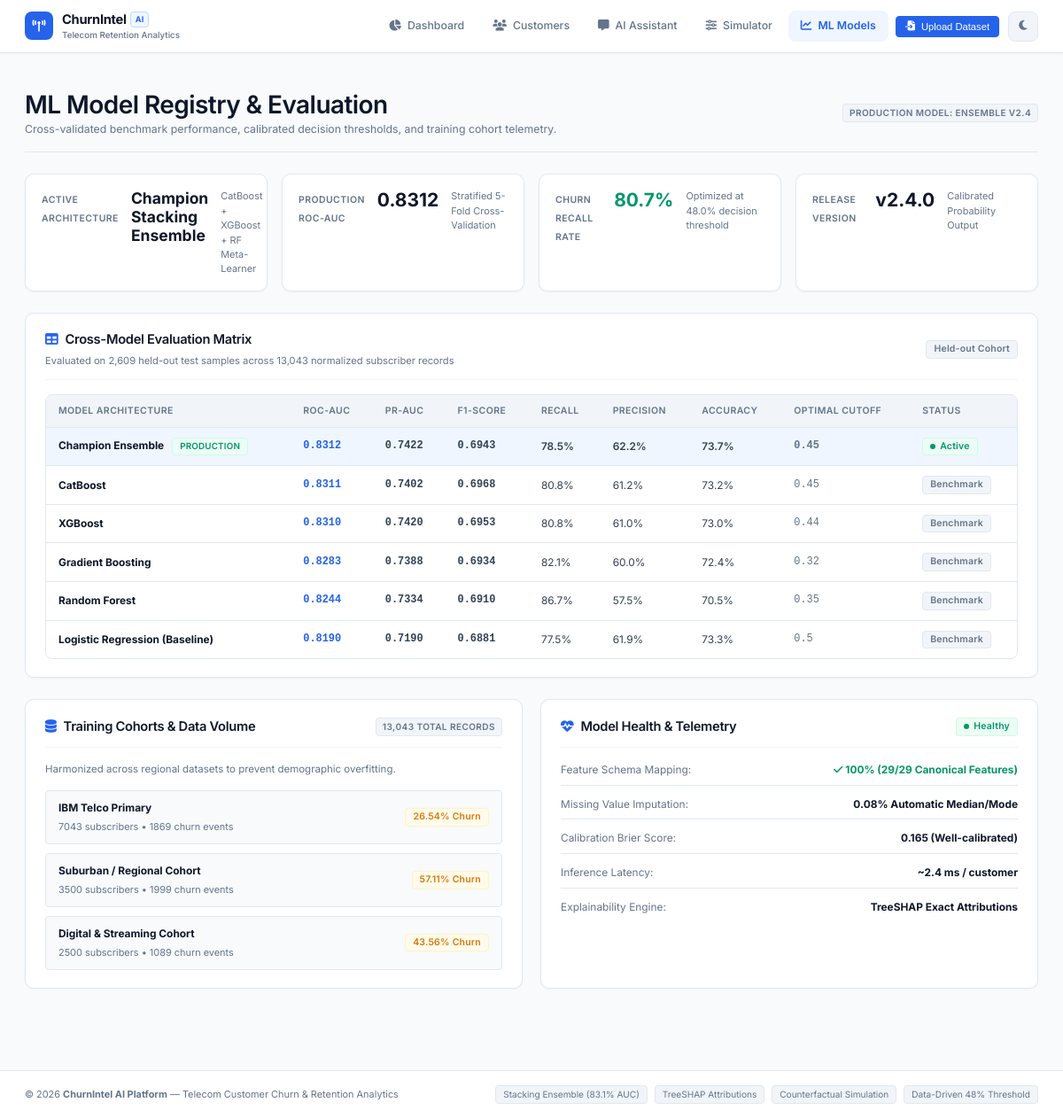
The app's page /models with its own data.
### app/models/database_models.py (models this page shows, shortened)
class ModelTracking(db.Model):
    __tablename__ = "model_tracking"
    run_id = db.Column(db.String(50), primary_key=True)
    model_name = db.Column(db.String(100), nullable=False)
    version = db.Column(db.String(50), nullable=False)
    accuracy = db.Column(db.Float, nullable=False)
    precision = db.Column(db.Float, nullable=False)
    recall = db.Column(db.Float, nullable=False)
    f1_score = db.Column(db.Float, nullable=False)
    roc_auc = db.Column(db.Float, nullable=False)
    pr_auc = db.Column(db.Float, nullable=False)
    hyperparameters = db.Column(db.JSON, nullable=True)
    trained_at = db.Column(db.DateTime, default=datetime.utcnow)
    is_production = db.Column(db.Boolean, default=False)

### app/routes/dashboard.py (the view)
@dashboard_bp.route("/models")
def model_benchmarking():
    has_active_data = session.get("has_active_data", False)
    dataset_name = session.get("dataset_name", "My Dataset")
    selected_company_id = session.get("company_id")
    current_company = Company.query.filter_by(company_id=selected_company_id).first() if selected_company_id else None
    tracked_models = ModelTracking.query.order_by(ModelTracking.roc_auc.desc()).all()
    metrics_data = {}
    if os.path.exists(Config.METRICS_PATH):
        with open(Config.METRICS_PATH, "r") as f:
            metrics_data = json.load(f)
    return render_template(
        "model_info.html",
        has_active_data=has_active_data,
        dataset_name=dataset_name,
        current_company=current_company,
        tracked_models=tracked_models,
        metrics_data=metrics_data
    )

### app/__init__.py (called while the page is built)
def create_app(config_class=Config):
    app = Flask(__name__)
    app.config.from_object(config_class)
    db.init_app(app)
    register_routes(app)
    @app.before_request
    def handle_company_context():
        from flask import request, session
        company_id_arg = request.args.get("company_id")
        if company_id_arg:
            session["company_id"] = company_id_arg
            session["has_active_data"] = True
    with app.app_context():
        try:
            seed_database_if_empty(app)
        except Exception as e:
            print(f"DB initialization notice: {e}")
    return app

### app/templates/model_info.html (shortened to what this page needs)
{% extends "base.html" %}
{% block content %}
<div class="page-header">
    <div>
        <h1>ML Model Registry & Evaluation</h1>
        <p class="subtitle">Cross-validated benchmark performance, calibrated decision thresholds, and training cohort telemetry.</p>
    </div>
    <div class="header-actions">
        <span class="source-indicator" style="margin-bottom: 0;">Production Model: Ensemble v2.4</span>
    </div>
</div>
<div class="kpi-grid">
    <div class="kpi-card">
        <div class="kpi-header">
            <span class="kpi-title">Active Architecture</span>
        </div>
        <div class="kpi-value" style="font-size: 1.25rem;">Champion Stacking Ensemble</div>
        <div class="kpi-subtext">CatBoost + XGBoost + RF Meta-Learner</div>
    </div>
    <div class="kpi-card">
        <div class="kpi-header">
            <span class="kpi-title">Production ROC-AUC</span>
        </div>
        <div class="kpi-value">0.8312</div>
        <div class="kpi-subtext">Stratified 5-Fold Cross-Validation</div>
    </div>
    <div class="kpi-card">
        <div class="kpi-header">
            <span class="kpi-title">Churn Recall Rate</span>
        </div>
        <div class="kpi-value" style="color: var(--success);">80.7%</div>
        <div class="kpi-subtext">Optimized at 48.0% decision threshold</div>
    </div>
    <div class="kpi-card">
        <div class="kpi-header">
            <span class="kpi-title">Release Version</span>
        </div>
        <div class="kpi-value">v2.4.0</div>
        <div class="kpi-subtext">Calibrated Probability Output</div>
    </div>
</div>
<div class="card" style="margin-bottom: 24px;">
    <div class="card-header">
        <div>
            <h3 style="margin-bottom: 2px;"><i class="fas fa-table" style="color: var(--primary);"></i> Cross-Model Evaluation Matrix</h3>
            <span style="font-size: 0.8rem; color: var(--text-muted);">Evaluated on 2,609 held-out test samples across 13,043 normalized subscriber records</span>
        </div>
        <span class="badge badge-neutral">Held-out Cohort</span>
    </div>
    <div class="table-container">
        <table class="data-table">
            <thead>
                <tr>
                    <th>Model Architecture</th>
                    <th>ROC-AUC</th>
                    <th>PR-AUC</th>
                    <th>F1-Score</th>
                    <th>Recall</th>
                    <th>Precision</th>
                    <th>Accuracy</th>
                    <th>Optimal Cutoff</th>
                    <th>Status</th>
                </tr>
            </thead>
            <tbody>
                {% if metrics_data and metrics_data.models %}
                    {% for m in metrics_data.models %}
                    <tr style="{% if 'Champion' in m.model_name %}background: #EFF6FF; font-weight: 600;{% endif %}">
                        <td>
                            <strong style="color: var(--text-main);">{{ m.model_name }}</strong>
                            {% if 'Champion' in m.model_name %}
                                <span class="badge badge-low" style="font-size: 0.7rem; margin-left: 6px;">PRODUCTION</span>
                            {% endif %}
                        </td>
                        <td style="font-family: monospace; font-weight: 700; color: var(--primary);">{{ "%.4f"|format(m.roc_auc) }}</td>
                        <td style="font-family: monospace; font-weight: 600;">{{ "%.4f"|format(m.pr_auc) }}</td>
                        <td style="font-family: monospace; font-weight: 600;">{{ "%.4f"|format(m.f1_score) }}</td>
                        <td>{{ "%.1f"|format(m.recall * 100) }}%</td>
                        <td>{{ "%.1f"|format(m.precision * 100) }}%</td>
                        <td>{{ "%.1f"|format(m.accuracy * 100) }}%</td>
                        <td style="font-family: monospace; color: var(--text-muted);">{{ m.optimal_threshold }}</td>
                        <td>
                            {% if 'Champion' in m.model_name %}
                                <span class="badge badge-low"><span class="badge-dot"></span> Active</span>
                            {% else %}
                                <span class="badge badge-neutral">Benchmark</span>
                            {% endif %}
                        </td>
                    </tr>
                    {% endfor %}
                {% endif %}
            </tbody>
        </table>
    </div>
</div>
<div class="grid-2" style="gap: 20px;">
    <div class="card">
        <div class="card-header">
            <h3><i class="fas fa-database" style="color: var(--primary);"></i> Training Cohorts & Data Volume</h3>
            <span class="source-indicator" style="margin-bottom: 0;">13,043 Total Records</span>
        </div>
        <p style="font-size: 0.82rem; color: var(--text-muted); margin-bottom: 14px;">
            Harmonized across regional datasets to prevent demographic overfitting.
        </p>
        {% if metrics_data and metrics_data.dataset_stats %}
            <div style="display: flex; flex-direction: column; gap: 10px;">
                {% for dname, dstats in metrics_data.dataset_stats.items() %}
                <div style="background: var(--bg-neutral); border: 1px solid var(--border-color); border-radius: var(--radius-sm); padding: 10px 14px; display: flex; justify-content: space-between; align-items: center;">
                    <div>
                        <strong style="color: var(--text-main); font-size: 0.85rem; display: block;">{{ dname }}</strong>
                        <span style="font-size: 0.78rem; color: var(--text-muted);">{{ dstats.total_rows }} subscribers &bull; {{ dstats.churn_count }} churn events</span>
                    </div>
                    <span class="badge badge-medium">{{ dstats.churn_rate }}% Churn</span>
                </div>
                {% endfor %}
            </div>
        {% endif %}
    </div>
    <div class="card">
        <div class="card-header">
            <h3><i class="fas fa-heartbeat" style="color: var(--primary);"></i> Model Health & Telemetry</h3>
            <span class="badge badge-low"><span class="badge-dot"></span> Healthy</span>
        </div>
        <div style="font-size: 0.85rem; display: flex; flex-direction: column; gap: 12px;">
            <div style="display: flex; justify-content: space-between; padding-bottom: 8px; border-bottom: 1px solid var(--border-color);">
                <span style="color: var(--text-muted);">Feature Schema Mapping:</span>
                <strong style="color: var(--success);"><i class="fas fa-check"></i> 100% (29/29 Canonical Features)</strong>
            </div>
            <div style="display: flex; justify-content: space-between; padding-bottom: 8px; border-bottom: 1px solid var(--border-color);">
                <span style="color: var(--text-muted);">Missing Value Imputation:</span>
                <strong style="color: var(--text-main);">0.08% Automatic Median/Mode</strong>
            </div>
            <div style="display: flex; justify-content: space-between; padding-bottom: 8px; border-bottom: 1px solid var(--border-color);">
                <span style="color: var(--text-muted);">Calibration Brier Score:</span>
                <strong style="color: var(--text-main);">0.165 (Well-calibrated)</strong>
            </div>
            <div style="display: flex; justify-content: space-between; padding-bottom: 8px; border-bottom: 1px solid var(--border-color);">
                <span style="color: var(--text-muted);">Inference Latency:</span>
                <strong style="color: var(--text-main);">~2.4 ms / customer</strong>
            </div>
            <div style="display: flex; justify-content: space-between;">
                <span style="color: var(--text-muted);">Explainability Engine:</span>
                <strong style="color: var(--text-main);">TreeSHAP Exact Attributions</strong>
            </div>
        </div>
    </div>
</div>
{% endblock %}

### app/templates/base.html (shortened to what this page needs)
<!DOCTYPE html>
<html lang="en">
<head>
    <link rel="stylesheet" href="https://cdnjs.cloudflare.com/ajax/libs/font-awesome/6.5.0/css/all.min.css">
    <link rel="stylesheet" href="{{ url_for('static', filename='css/main.css') }}">
</head>
<body>
    <nav class="navbar">
        <div class="nav-left">
            <a href="{{ url_for('dashboard.index') }}" class="nav-brand">
                <div class="brand-icon">
                    <i class="fas fa-tower-broadcast"></i>
                </div>
                <div class="brand-text">
                    <span class="brand-title">ChurnIntel <span class="brand-badge">AI</span></span>
                    <span class="brand-sub">Telecom Retention Analytics</span>
                </div>
            </a>
        </div>
        <div class="nav-links">
            <a href="{{ url_for('dashboard.index') }}" class="nav-link {% if request.endpoint == 'dashboard.index' %}active{% endif %}">
                <i class="fas fa-chart-pie"></i> <span>Dashboard</span>
            </a>
            <a href="{{ url_for('customers.customer_list') }}" class="nav-link {% if 'customers' in request.endpoint %}active{% endif %}">
                <i class="fas fa-users"></i> <span>Customers</span>
            </a>
            <a href="{{ url_for('assistant.assistant_page') }}" class="nav-link {% if 'assistant' in request.endpoint %}active{% endif %}">
                <i class="fas fa-message"></i> <span>AI Assistant</span>
            </a>
            <a href="{{ url_for('manual_predict.manual_prediction_page') }}" class="nav-link {% if 'manual' in request.endpoint %}active{% endif %}">
                <i class="fas fa-sliders"></i> <span>Simulator</span>
            </a>
            <a href="{{ url_for('dashboard.model_benchmarking') }}" class="nav-link {% if 'model' in request.endpoint %}active{% endif %}">
                <i class="fas fa-chart-line"></i> <span>ML Models</span>
            </a>
            {% if session.get('has_active_data') %}
            <button type="button" class="btn btn-secondary btn-sm" id="navUploadBtn" onclick="openGlobalUploadModal()" style="margin-left: 4px;" title="Upload a new dataset to analyze">
                <i class="fas fa-file-import"></i> <span>Upload New Data</span>
            </button>
            {% else %}
            <button type="button" class="btn btn-primary btn-sm" id="navUploadBtn" onclick="openGlobalUploadModal()" style="margin-left: 4px;" title="Upload customer dataset (CSV / Excel)">
                <i class="fas fa-file-import"></i> <span>Upload Dataset</span>
            </button>
            {% endif %}
            <button id="themeToggleBtn" class="theme-toggle-btn" onclick="toggleTheme()" title="Switch Light / Dark Theme" style="margin-left: 6px;">
                <i id="themeIcon" class="fas fa-moon"></i>
            </button>
        </div>
    </nav>
    <main class="main-content">
        {% block content %}{% endblock %}
    </main>
    <footer class="footer">
        <div class="footer-content">
            <span>© 2026 <strong>ChurnIntel AI Platform</strong> — Telecom Customer Churn & Retention Analytics</span>
            <div class="footer-tags">
                <span class="tag">Stacking Ensemble (83.1% AUC)</span>
                <span class="tag">TreeSHAP Attributions</span>
                <span class="tag">Counterfactual Simulation</span>
                <span class="tag">Data-Driven 48% Threshold</span>
            </div>
        </div>
    </footer>
</body>
</html>

### records on screen
ModelTracking: model_name "Champion Ensemble", shows "PRODUCTION", roc_auc "0.8312", pr_auc "0.7422", f1_score "0.6943", recall "78.5", precision "62.2", accuracy "73.7", optimal_threshold "0.45", shows "Active"
ModelTracking: model_name "CatBoost", roc_auc "0.8311", pr_auc "0.7402", f1_score "0.6968", recall "80.8", precision "61.2", accuracy "73.2", optimal_threshold "0.45", shows "Benchmark"
ModelTracking: model_name "XGBoost", roc_auc "0.8310", pr_auc "0.7420", f1_score "0.6953", recall "80.8", precision "61.0", accuracy "73.0", optimal_threshold "0.44", shows "Benchmark"
ModelTracking: model_name "Gradient Boosting", roc_auc "0.8283", pr_auc "0.7388", f1_score "0.6934", recall "82.1", precision "60.0", accuracy "72.4", optimal_threshold "0.32", shows "Benchmark"
ModelTracking: model_name "Random Forest", roc_auc "0.8244", pr_auc "0.7334", f1_score "0.6910", recall "86.7", precision "57.5", accuracy "70.5", optimal_threshold "0.35", shows "Benchmark"
ModelTracking: model_name "Logistic Regression (Baseline)", roc_auc "0.8190", pr_auc "0.7190", f1_score "0.6881", recall "77.5", precision "61.9", accuracy "73.3", optimal_threshold "0.5", shows "Benchmark"

### other values on screen
{{ dname }} "IBM Telco Primary" "Suburban / Regional Cohort" "Digital & Streaming Cohort"
{{ dstats.total_rows }} "7043" "3500" "2500"
{{ dstats.churn_count }} "1869" "1999" "1089"
{{ dstats.churn_rate }} "26.54" "57.11" "43.56"
